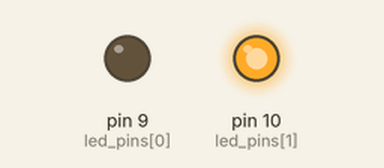
This sketch was run on a simulated Arduino Uno, built with avr-gcc and run on an emulated ATmega328P. Shown: output pins drawn as LEDs (lit = HIGH).

Above: at 0.15 s.
Timing chart, 0 to 1.6 s (numbered marks = the images above):
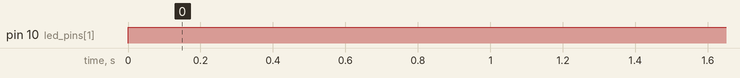

Measured:
- by itself, pin 10 (led_pins[1]): LOW → HIGH at 0.00 s

The sketch:

p79.ino
```cpp
#define LED_PIN 9

int led_pins[] = {9,10};

void setup() {
  int i;
  for(i=0;i<2;i++){
    pinMode(led_pins[i], OUTPUT);
  }
}

void loop() {
  digitalWrite(led_pins[1], HIGH);
  int i;
  int j;
  for(j=0;j<2;j++){
    for(i=0;i<256;i++){
    analogWrite(led_pins[0], i);
    delay(5);
    }
  }
}
```
